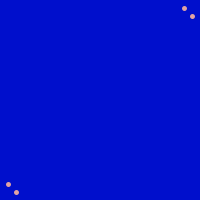
Frame 1 (no input)
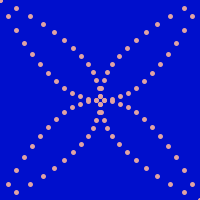
Frame 60 (the mouse pressed at the canvas centre just before this capture)
Frame 120 (the mouse held since frame 60 and released just before this capture): identical to frame 60, image omitted

The Processing sketch that drew these frames (run headless with seeded random() and noise(); from frame 60 on, the mouse is pressed at the canvas centre):

// Processing sketch: processing_93577
// ── processing_93577.pde

int x=-100;
 int y=05;
 void setup (){
  size (200, 200);
  background (0,15,204);
}
   
 void draw (){
  int spacing= 8;
  int endegs= 200;
  stroke (224,163,163);
  strokeWeight(5);
    x=x+spacing;
    point (x+100,x*x/100+100);
     point (-x+100,-x*x/100+100);
      point (x*x/100+100, x+100);
     point (-x*x/100+100, -x+100);  
  }
